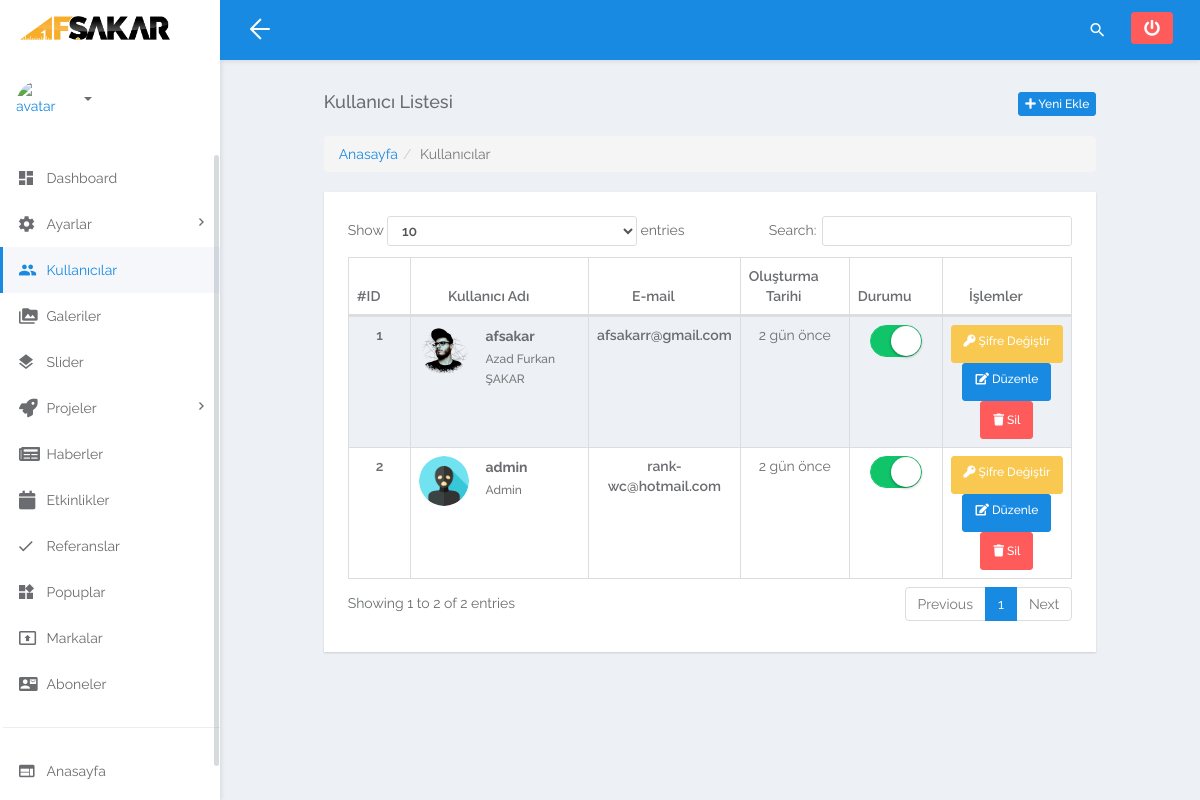
Screenshot of /index.php/users with the database file from the repository.
### tables this page shows
CREATE TABLE IF NOT EXISTS `users` (
  `id` int(11) NOT NULL AUTO_INCREMENT,
  `user_name` varchar(50) NOT NULL,
  `img_url` varchar(255) NOT NULL,
  `full_name` varchar(50) NOT NULL,
  `user_type` varchar(50) NOT NULL,
  `email` varchar(50) NOT NULL,
  `password` varchar(100) NOT NULL,
  `isActive` tinyint(4) NOT NULL,
  `createdAt` datetime NOT NULL DEFAULT CURRENT_TIMESTAMP,
  PRIMARY KEY (`id`)
);

### application/controllers/Users.php (called while the page is built, shortened)
<?php
class Users extends CI_Controller
{
    public $viewFolder = "";
    public function __construct()
    {
        $this->viewFolder = 'users_view';
        $this->load->model('users_model');
        $this->load->database();
    }
    public function index()
    {
        $this->breadcrumbs->unshift('Anasayfa', '/');
        $this->breadcrumbs->push('Kullanıcılar', '/users');
        $viewData = new stdClass();
        $items = $this->users_model->getAll(array(),"");
        $viewData->viewFolder = $this->viewFolder;
        $viewData->subViewFolder = "list";
        $viewData->items = $items;
        $viewData->breadcrumbs = $this->breadcrumbs->show();
        $this->load->view("{$viewData->viewFolder}/{$viewData->subViewFolder}/index", $viewData);
    }
}

### index.php (called while the page is built, shortened)
<?php
require_once BASEPATH.'core/CodeIgniter.php';

### application/models/Users_model.php (called while the page is built, shortened)
<?php
class Users_model extends CI_Model
{
    public $tableName = "users";
    public function getAll($where = array(), $orderBy)
    {
        return $this->db->where($where)->order_by($orderBy)->get($this->tableName)->result();
    }
}

### application/helpers/Time_helper.php (called while the page is built, shortened)
<?php
function timeConvert ( $zaman ){
    $zaman =  strtotime($zaman);
    $zaman_farki = time() - $zaman;
    $saniye = $zaman_farki;
    $dakika = round($zaman_farki/60);
    $saat = round($zaman_farki/3600);
    $gun = round($zaman_farki/86400);
    $hafta = round($zaman_farki/604800);
    $ay = round($zaman_farki/2419200);
    $yil = round($zaman_farki/29030400);
    if( $saniye < 60 ){
        if ($saniye == 0){
            return "az önce";
        } else {
            return $saniye .' saniye önce';
        }
    } else if ( $dakika < 60 ){
        return $dakika .' dakika önce';
    } else if ( $saat < 24 ){
        return $saat.' saat önce';
    } else if ( $gun < 7 ){
        return $gun .' gün önce';
    } else if ( $hafta < 4 ){
        return $hafta.' hafta önce';
    } else if ( $ay < 12 ){
        return $ay .' ay önce';
    } else {
        return $yil.' yıl önce';
    }
}

### application/views/users_view/list/content.php (the view, shortened to what this page needs)
<div class="row">
    <div class="col-md-10 col-md-offset-1">
        <h4 class="m-b-lg">
            Kullanıcı Listesi
            <a href="<?=base_url('users/addForm')?>" class="btn btn-primary btn-xs pull-right"><i class="fa fa-plus"></i> Yeni Ekle</a>
        </h4>
        <?=$breadcrumbs?>
    </div>
    <div class="col-md-10 col-md-offset-1">
        <div class="widget p-lg">
            <?php if(empty($items)): ?>
            <div class="alert alert-info text-center">
                <p>Burada herhangi bir kayıt bulunmamaktadır. Kayıt eklemek için <a href="<?=base_url('users/addForm')?>" class="alert-link">buraya</a> tıklayın.</p>
            </div>
            <?php else: ?>
                <div class="table-responsive">
                    <table id="responsive-datatable" data-plugin="DataTable" class="table table-striped table-container table-bordered" cellspacing="0" width="100%">
                        <thead>
                        <th class="text-center" scope="col">#ID</th>
                        <th class="text-center" scope="col">Kullanıcı Adı</th>
                        <th class="text-center" scope="col">E-mail</th>
                        <th class="text-center" scope="col">Oluşturma Tarihi</th>
                        <th class="text-center" scope="col">Durumu</th>
                        <th class="text-center" scope="col">İşlemler</th>
                        </thead>
                        <tbody data-url="<?php echo base_url("users/rankSetter")?>">
                        <?php foreach ($items as $item): ?>
                            <tr id="ord-<?=$item->id?>">
                                <th class="text-center" scope="row"><?=$item->id?></th>
                                <td width="300">
                                    <div class="media">
                                        <div class="media-left">
                                            <div class="avatar avatar-md avatar-circle">
                                                <img src="<?=base_url("uploads/users_view/$item->img_url")?>" alt="">
                                            </div>
                                        </div>
                                        <div class="media-body">
                                            <h5 class="media-heading"><b><?=$item->user_name?></b></h5>
                                            <small class="media-meta"><?=$item->full_name?></small>
                                        </div>
                                    </div>
                                </td>
                                <th class="text-center" scope="row"><?=$item->email?></th>
                                <td class="text-center"><?=timeConvert($item->createdAt)?></td>
                                <td class="text-center">
                                </td>
                                <td class="text-center">
                                    <a href="<?php echo base_url("users/password/$item->id")?>" class="btn btn-warning btn-sm"><i class="fa fa-key"></i> Şifre Değiştir</a>
                                    <a href="<?php echo base_url("users/updateForm/$item->id")?>" class="btn btn-primary btn-sm"><i class="fa fa-edit"></i> Düzenle</a>
                                    <button data-url="<?php echo base_url("users/deleteItem/$item->id")?>" class="btn btn-danger btn-sm remove-btn"><i class="fa fa-trash"></i> Sil</button>
                                </td>
                            </tr>
                        <?php endforeach; ?>
                        </tbody>
                    </table>
                </div>
            <?php endif; ?>
        </div>
    </div>
</div>

### rows the page displays
users: id "1", img_url (picture), user_name "afsakar", full_name "Azad Furkan ŞAKAR", email "afsakarr@gmail.com", createdAt "2 gün önce"
users: id "2", img_url (picture), user_name "admin", full_name "Admin", email "rank-wc@hotmail.com", createdAt "2 gün önce"

### other values shown
$crumb['page'] "Anasayfa"
